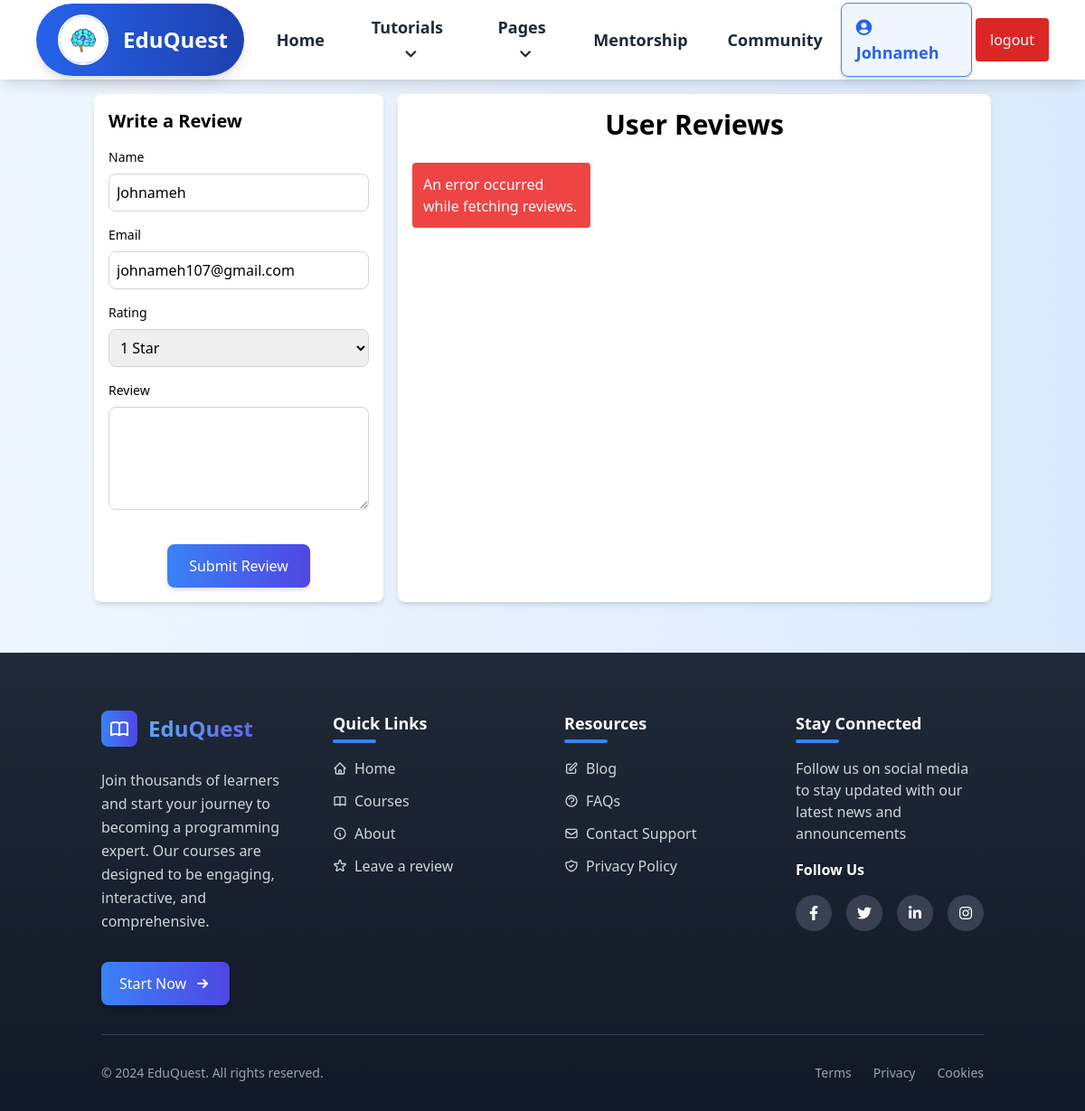
Screenshot of /pages/reviews_page.php (signed in) with the database file from the repository.
### tables this page shows
CREATE TABLE `users` (
  `id` int(100) NOT NULL,
  `user_id` varchar(30) NOT NULL,
  `username` varchar(30) NOT NULL,
  `name` varchar(50) NOT NULL,
  `email` varchar(50) NOT NULL,
  `password` varchar(255) NOT NULL,
  `bio` varchar(255) NOT NULL,
  `image_path` varchar(255) NOT NULL,
  `account_type` varchar(30) NOT NULL,
  `badge` varchar(255) NOT NULL,
  `score` int(11) NOT NULL DEFAULT 0,
  `level` int(11) DEFAULT 1,
  `completed_courses` text DEFAULT '[]',
  `fb` varchar(50) NOT NULL,
  `tw` varchar(50) NOT NULL,
  `yt` varchar(50) NOT NULL,
  `date` date DEFAULT NULL,
  `is_active` tinyint(1) DEFAULT 0,
  `signup_date` datetime DEFAULT current_timestamp()
);

### pages/assets/user_auth.php (called while the page is built)
<?php
function getUser(){
    $userId = $_SESSION['auth'];
    $query = "SELECT * from users where user_id = '$userId' LIMIT 1";
    $DB = new Database();
    $result = $DB->read($query);
    if ($result){
        $user_data = $result[0];
        return $user_data;
    }
}

### pages/php/db.php (called while the page is built, shortened)
<?php
    class Database
    {
        private $host = "localhost";
        private $username = "root";
        private $password = "";
        private $db = "learning_app";
        function connect()
        {
            $connection = mysqli_connect($this->host,$this->username,$this->password,$this->db);
            return $connection;
        }
        function read($query)
        {
            $conn = $this->connect();
            $result = mysqli_query($conn,$query);
        if(!$result)
        {
            return false;
        }else
        {
            $data = false;
            while($row = mysqli_fetch_assoc($result))
            {
                $data[] = $row;
            }
            return $data;
        }
        }
    }

### pages/reviews_page.php (the view, shortened to what this page needs)
<?php
include("./assets/header_pages.php");
$user_data = getUser();
?>
<!DOCTYPE html>
<html lang="en">
<head>
  <script src="https://cdn.tailwindcss.com"></script>
  <link href="https://cdnjs.cloudflare.com/ajax/libs/font-awesome/5.15.3/css/all.min.css" rel="stylesheet" />
</head>
<body class="bg-gradient-to-r from-blue-50 to-blue-100 font-roboto">
  <div class="container mx-auto p-4">
    <main class="grid grid-cols-1 lg:grid-cols-3 gap-4">
      <section class="lg:col-span-1 bg-white p-4 rounded-lg shadow-md">
        <h2 class="text-xl font-semibold mb-4">Write a Review</h2>
        <form id="reviews-form" enctype="multipart/form-data" method="post">
          <div class="mb-4">
            <label class="block text-sm font-medium mb-2" for="name">Name</label>
            <input class="w-full p-2 border border-gray-300 rounded-lg" id="name" name="name" type="text" value="<?= $user_data['username'] ?>" />
          </div>
          <div class="mb-4">
            <label class="block text-sm font-medium mb-2" for="email">Email</label>
            <input class="w-full p-2 border border-gray-300 rounded-lg" id="email" name="email" type="email" value="<?= $user_data['email'] ?>" />
          </div>
          <div class="mb-4">
            <label class="block text-sm font-medium mb-2" for="rating">Rating</label>
            <select class="w-full p-2 border border-gray-300 rounded-lg" id="rating" name="rating">
              <option value="1">1 Star</option>
            </select>
          </div>
          <div class="mb-4">
            <label class="block text-sm font-medium mb-2" for="message">Review</label>
            <textarea class="w-full p-2 border border-gray-300 rounded-lg" id="message" name="message" rows="4"></textarea>
          </div>
          <div class="text-center">
            <button type="button" class="inline-block px-6 py-3 mt-4 text-white bg-gradient-to-r from-blue-500 to-indigo-600 rounded-lg shadow-md hover:from-indigo-600 hover:to-blue-500 transition-transform transform hover:scale-105 focus:outline-none focus:ring-2 focus:ring-blue-400" onclick="review()">
              Submit Review
            </button>
          </div>
        </form>
      </section>
      <section class="lg:col-span-2 bg-white p-4 rounded-lg shadow-md">
        <h2 class="text-3xl font-bold text-center mb-6">User Reviews</h2>
        <div class="reviews-container overflow-y-auto h- grid grid-cols-1 sm:grid-cols-2 lg:grid-cols-3 gap-4">
        </div>
      </section>
    </main>
  </div>
  <?php include("./assets/footer_pages.php") ?>
</body>
</html>

### pages/assets/header_pages.php (shortened to what this page needs)
<?php
include("./assets/user_auth.php");
$user_data = getUser();
?>
<!DOCTYPE html>
<html lang="en">
<head>
    <script src="https://cdn.tailwindcss.com"></script>
    <link href="https://cdnjs.cloudflare.com/ajax/libs/font-awesome/5.15.3/css/all.min.css" rel="stylesheet" />
</head>
<body>
    <nav id="content" class="hidden bg-white shadow-lg">
        <div class="max-w-6xl mx-auto px-4">
            <div class="flex justify-between">
                <div class="flex space-x-4">
                    <div class="flex items-center justify-center">
                        <span class="flex items-center mx-auto py-3 px-6 rounded-full shadow-lg bg-gradient-to-r from-blue-600 to-blue-800">
                            <img
                                alt="EduQuest Logo"
                                class="w-14 h-14 rounded-full border-2 border-white shadow-sm"
                                src="./img/brain.jpg" />
                            <span class="ml-4 text-2xl font-bold text-white">
                                EduQuest
                            </span>
                        </span>
                    </div>
                    <div class="hidden lg:flex items-center space-x-1">
                        <a class="py-4 px-5 text-gray-800 hover:text-blue-600 transition-all duration-300 ease-in-out font-semibold text-lg" href="../dashboard.php">
                            Home
                        </a>
                        <div class="relative" id="dropdown">
                            <button onclick="toggleDropdown()" class="py-4 px-5 text-gray-800 hover:text-blue-600 transition-all duration-300 ease-in-out font-semibold text-lg focus:outline-none">
                                Tutorials
                                <i class="fas fa-chevron-down ml-2 text-sm"></i>
                            </button>
                        </div>
                        <div class="relative">
                            <button id="pagesDropdownButton" class="py-4 px-5 text-gray-800 hover:text-blue-600 transition-all duration-300 ease-in-out font-semibold text-lg focus:outline-none">
                                Pages
                                <i class="fas fa-chevron-down ml-2 text-sm"></i>
                            </button>
                        </div>
                        <a class="py-4 px-5 text-gray-800 hover:text-blue-600 transition-all duration-300 ease-in-out font-semibold text-lg" href="./Learner_Mentor.php">
                            Mentorship
                        </a>
                        <a class="py-4 px-5 text-gray-800 hover:text-blue-600 transition-all duration-300 ease-in-out font-semibold text-lg" href="../forum/index.php">
                            Community
                        </a>
                    </div>
                </div>
                <div class="lg:flex items-center space-x-1 hidden">
                    <a href="../profile_page.php" class="flex items-center gap-4 py-3 px-4 rounded-lg shadow-md border border-blue-500 bg-blue-50 hover:bg-blue-100 hover:shadow-lg transition-all duration-300 ease-in-out space-x-3">
                        <span class="text-lg font-semibold text-blue-600 hover:text-blue-800">
                            <i class="fas fa-user-circle text-gray pe-2"></i><?= $user_data['username'] ?>
                        </span>
                    </a>
                    <a class="py-3 px-4 bg-red-600 text-white rounded hover:bg-red-500" href="../logout.php">
                        logout
                    </a>
                </div>
            </div>
        </div>
    </nav>
</body>
</html>

### rows the page displays
users: username "Johnameh", name "Johnameh", email "johnameh107@gmail.com"
